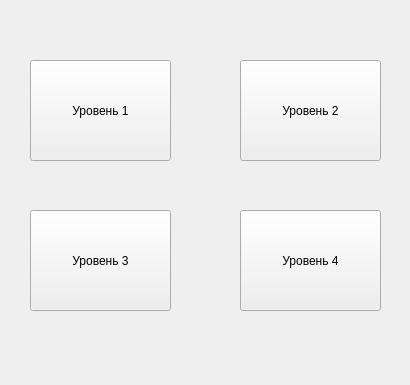
<?xml version="1.0" encoding="UTF-8"?>
<ui version="4.0">
 <class>Form</class>
 <widget class="QWidget" name="Form">
  <property name="geometry">
   <rect>
    <x>0</x>
    <y>0</y>
    <width>410</width>
    <height>385</height>
   </rect>
  </property>
  <property name="windowTitle">
   <string>Form</string>
  </property>
  <widget class="QPushButton" name="l1">
   <property name="geometry">
    <rect>
     <x>30</x>
     <y>60</y>
     <width>141</width>
     <height>101</height>
    </rect>
   </property>
   <property name="text">
    <string>Уровень 1</string>
   </property>
  </widget>
  <widget class="QPushButton" name="l2">
   <property name="geometry">
    <rect>
     <x>240</x>
     <y>60</y>
     <width>141</width>
     <height>101</height>
    </rect>
   </property>
   <property name="text">
    <string>Уровень 2</string>
   </property>
  </widget>
  <widget class="QPushButton" name="l3">
   <property name="geometry">
    <rect>
     <x>30</x>
     <y>210</y>
     <width>141</width>
     <height>101</height>
    </rect>
   </property>
   <property name="text">
    <string>Уровень 3</string>
   </property>
  </widget>
  <widget class="QPushButton" name="l4">
   <property name="geometry">
    <rect>
     <x>240</x>
     <y>210</y>
     <width>141</width>
     <height>101</height>
    </rect>
   </property>
   <property name="text">
    <string>Уровень 4</string>
   </property>
  </widget>
 </widget>
 <resources/>
 <connections/>
</ui>
